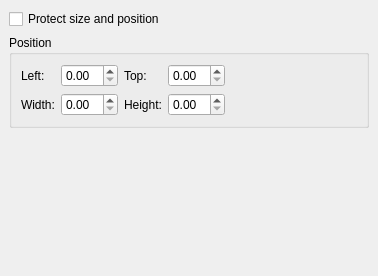
<ui version="4.0" >
 <class>KoShapeGeometry</class>
 <widget class="QWidget" name="KoShapeGeometry" >
  <property name="geometry" >
   <rect>
    <x>0</x>
    <y>0</y>
    <width>378</width>
    <height>276</height>
   </rect>
  </property>
  <layout class="QVBoxLayout" >
   <property name="margin" >
    <number>9</number>
   </property>
   <property name="spacing" >
    <number>6</number>
   </property>
   <item>
    <widget class="QCheckBox" name="protectSize" >
     <property name="text" >
      <string>Protect size and position</string>
     </property>
    </widget>
   </item>
   <item>
    <widget class="QGroupBox" name="positionGB" >
     <property name="title" >
      <string>Position</string>
     </property>
     <layout class="QGridLayout" >
      <property name="margin" >
       <number>9</number>
      </property>
      <property name="spacing" >
       <number>6</number>
      </property>
      <item rowspan="2" row="0" column="4" >
       <spacer>
        <property name="orientation" >
         <enum>Qt::Horizontal</enum>
        </property>
        <property name="sizeHint" >
         <size>
          <width>40</width>
          <height>20</height>
         </size>
        </property>
       </spacer>
      </item>
      <item row="0" column="0" >
       <widget class="QLabel" name="label" >
        <property name="text" >
         <string>Left:</string>
        </property>
        <property name="buddy" >
         <cstring>m_frameLeft</cstring>
        </property>
       </widget>
      </item>
      <item row="1" column="0" >
       <widget class="QLabel" name="label_3" >
        <property name="text" >
         <string>Width:</string>
        </property>
        <property name="buddy" >
         <cstring>m_frameWidth</cstring>
        </property>
       </widget>
      </item>
      <item row="0" column="2" >
       <widget class="QLabel" name="label_4" >
        <property name="text" >
         <string>Top:</string>
        </property>
        <property name="buddy" >
         <cstring>m_frameTop</cstring>
        </property>
       </widget>
      </item>
      <item row="1" column="2" >
       <widget class="QLabel" name="label_5" >
        <property name="text" >
         <string>Height:</string>
        </property>
        <property name="buddy" >
         <cstring>m_frameHeight</cstring>
        </property>
       </widget>
      </item>
      <item row="0" column="1" >
       <widget class="KoUnitDoubleSpinBox" name="left" />
      </item>
      <item row="0" column="3" >
       <widget class="KoUnitDoubleSpinBox" name="top" />
      </item>
      <item row="1" column="1" >
       <widget class="KoUnitDoubleSpinBox" name="width" />
      </item>
      <item row="1" column="3" >
       <widget class="KoUnitDoubleSpinBox" name="height" />
      </item>
     </layout>
    </widget>
   </item>
   <item>
    <spacer>
     <property name="orientation" >
      <enum>Qt::Vertical</enum>
     </property>
     <property name="sizeHint" >
      <size>
       <width>360</width>
       <height>21</height>
      </size>
     </property>
    </spacer>
   </item>
  </layout>
 </widget>
 <layoutfunction spacing="KDialog::spacingHint()" margin="KDialog::marginHint()" />
 <customwidgets>
  <customwidget>
   <class>KoUnitDoubleSpinBox</class>
   <extends>QDoubleSpinBox</extends>
   <header>KoUnitDoubleSpinBox.h</header>
  </customwidget>
 </customwidgets>
 <resources/>
 <connections/>
</ui>
